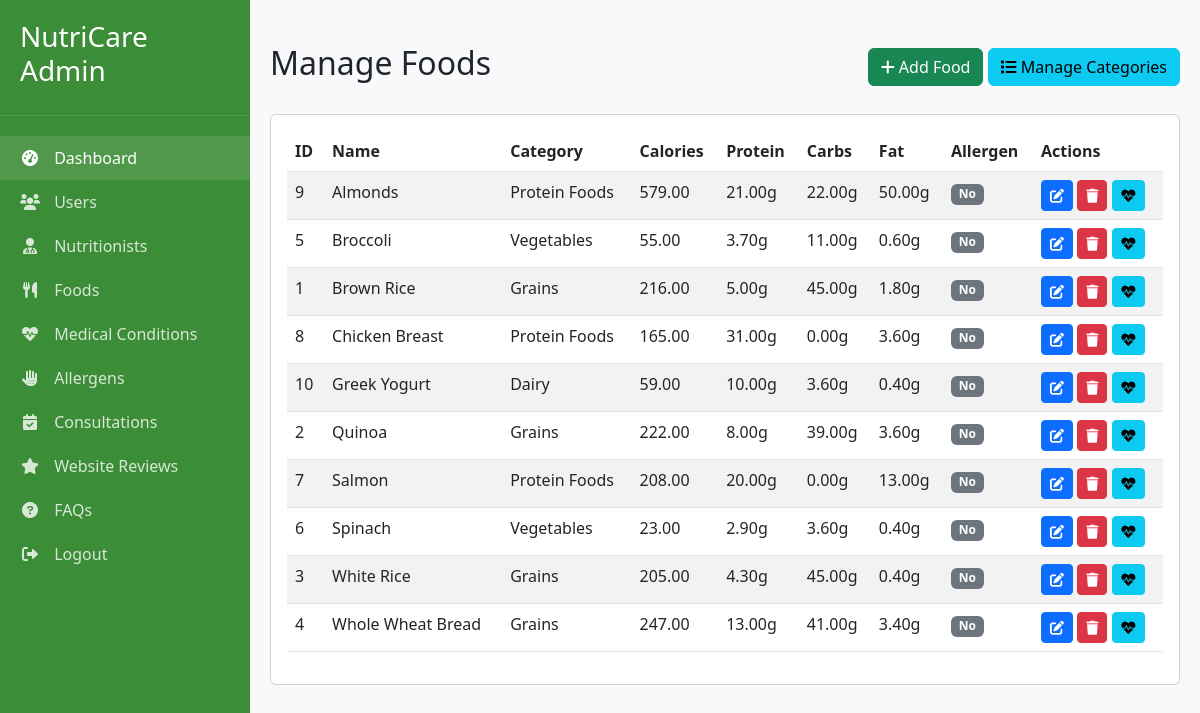
/admin_foods.php (signed in), run on an earlier commit of the app's database.
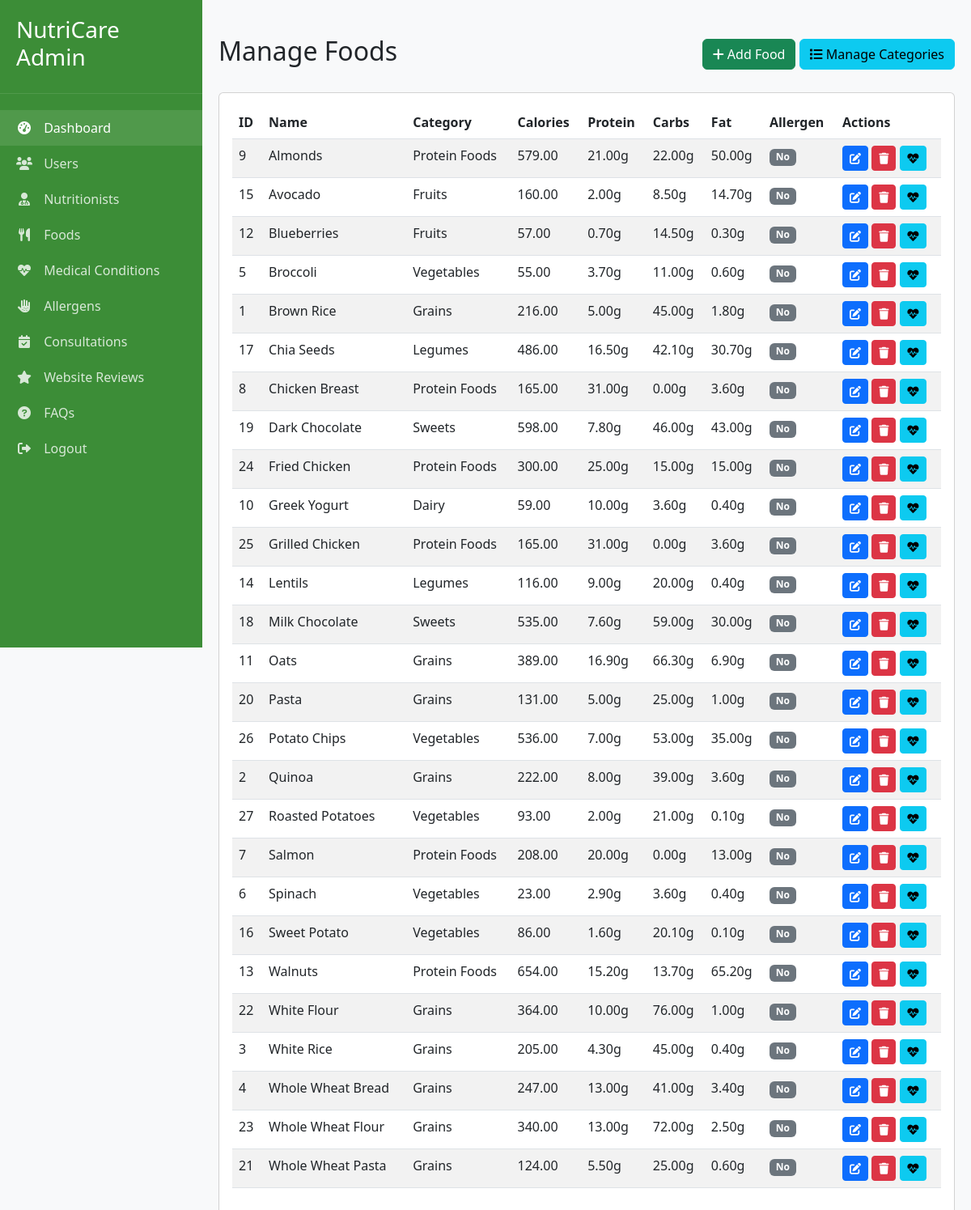
And on a later commit of the database.
### tables this page shows
CREATE TABLE foods (
    food_id INT AUTO_INCREMENT PRIMARY KEY,
    name VARCHAR(100) NOT NULL,
    description TEXT,
    category_id INT,
    calories DECIMAL(6,2),
    protein DECIMAL(6,2),
    carbs DECIMAL(6,2),
    fat DECIMAL(6,2),
    fiber DECIMAL(6,2),
    sodium DECIMAL(6,2),
    sugar DECIMAL(6,2),
    glycemic_index INT,
    image_url VARCHAR(255),
    is_common_allergen BOOLEAN DEFAULT FALSE,
    created_at TIMESTAMP DEFAULT CURRENT_TIMESTAMP,
    updated_at TIMESTAMP DEFAULT CURRENT_TIMESTAMP ON UPDATE CURRENT_TIMESTAMP,
    FOREIGN KEY (category_id) REFERENCES food_categories(category_id)
);

CREATE TABLE food_categories (
    category_id INT AUTO_INCREMENT PRIMARY KEY,
    name VARCHAR(100) NOT NULL,
    description TEXT,
    image_url VARCHAR(255),
    created_at TIMESTAMP DEFAULT CURRENT_TIMESTAMP
);

### admin_foods.php (the view, shortened to what this page needs)
<?php
require_once 'config.php';
$foods = $conn->query("
    SELECT f.*, fc.name as category_name
    FROM foods f
    LEFT JOIN food_categories fc ON f.category_id = fc.category_id
    ORDER BY f.name
")->fetchAll();
?>
<!DOCTYPE html>
<html lang="en">
<head>
    <link href="https://cdn.jsdelivr.net/npm/bootstrap@5.3.0/dist/css/bootstrap.min.css" rel="stylesheet">
    <link rel="stylesheet" href="https://cdnjs.cloudflare.com/ajax/libs/font-awesome/6.0.0/css/all.min.css">
</head>
<body>
    <div class="sidebar">
        <div class="sidebar-header">
            <h3>NutriCare Admin</h3>
        </div>
        <div class="sidebar-menu">
            <a href="admin_dashboard.php" class="active"><i class="fas fa-tachometer-alt"></i> Dashboard</a>
            <a href="admin_users.php"><i class="fas fa-users"></i> Users</a>
            <a href="admin_nutritionists.php"><i class="fas fa-user-md"></i> Nutritionists</a>
            <a href="admin_foods.php"><i class="fas fa-utensils"></i> Foods</a>
            <a href="admin_conditions.php"><i class="fas fa-heartbeat"></i> Medical Conditions</a>
            <a href="admin_allergens.php"><i class="fas fa-allergies"></i> Allergens</a>
            <a href="admin_consultations.php"><i class="fas fa-calendar-check"></i> Consultations</a>
            <a href="admin_reviews.php"><i class="fas fa-star"></i> Website Reviews</a>
            <a href="admin_faqs.php"><i class="fas fa-question-circle"></i> FAQs</a>
            <a href="admin_logout.php"><i class="fas fa-sign-out-alt"></i> Logout</a>
        </div>
    </div>
    <nav class="navbar-admin">
        <div class="d-flex justify-content-between w-100">
            <div>
                <span class="text-muted">Welcome, Admin</span>
            </div>
        </div>
    </nav>
    <div class="main-content">
        <div class="d-flex justify-content-between align-items-center mb-4">
            <h2>Manage Foods</h2>
            <div>
                <a href="admin_food_add.php" class="btn btn-success">
                    <i class="fas fa-plus"></i> Add Food
                </a>
                <a href="admin_food_categories.php" class="btn btn-info">
                    <i class="fas fa-list"></i> Manage Categories
                </a>
            </div>
        </div>
        <div class="card">
            <div class="card-body">
                <div class="table-responsive">
                    <table class="table table-striped table-hover">
                        <thead>
                            <tr>
                                <th>ID</th>
                                <th>Name</th>
                                <th>Category</th>
                                <th>Calories</th>
                                <th>Protein</th>
                                <th>Carbs</th>
                                <th>Fat</th>
                                <th>Allergen</th>
                                <th>Actions</th>
                            </tr>
                        </thead>
                        <tbody>
                            <?php foreach ($foods as $food): ?>
                                <tr>
                                    <td><?php echo $food['food_id']; ?></td>
                                    <td><?php echo htmlspecialchars($food['name']); ?></td>
                                    <td><?php echo $food['category_name'] ?: '-'; ?></td>
                                    <td><?php echo $food['calories']; ?></td>
                                    <td><?php echo $food['protein']; ?>g</td>
                                    <td><?php echo $food['carbs']; ?>g</td>
                                    <td><?php echo $food['fat']; ?>g</td>
                                    <td>
                                        <?php if ($food['is_common_allergen']): ?>
                                            <span class="badge bg-danger">Yes</span>
                                        <?php else: ?>
                                            <span class="badge bg-secondary">No</span>
                                        <?php endif; ?>
                                    </td>
                                    <td>
                                        <a href="admin_food_edit.php?id=<?php echo $food['food_id']; ?>" class="btn btn-sm btn-primary">
                                            <i class="fas fa-edit"></i>
                                        </a>
                                        <a href="admin_foods.php?delete=<?php echo $food['food_id']; ?>" class="btn btn-sm btn-danger" onclick="return confirm('Are you sure you want to delete this food item?')">
                                            <i class="fas fa-trash"></i>
                                        </a>
                                        <a href="admin_food_recommendations.php?id=<?php echo $food['food_id']; ?>" class="btn btn-sm btn-info">
                                            <i class="fas fa-heartbeat"></i>
                                        </a>
                                    </td>
                                </tr>
                            <?php endforeach; ?>
                        </tbody>
                    </table>
                </div>
            </div>
        </div>
    </div>
</body>
</html>

### admin_foods.php (style rules this page uses)
:root { --green-light: #E3F4E1; --green: #5FB65A; --green-dark: #3C8D37; --sidebar-width: 250px; }
body { background-color: #f8f9fa; }
.sidebar { width: var(--sidebar-width); height: 100vh; position: fixed; left: 0; top: 0; background-color: var(--green-dark); color: white; padding: 20px 0; transition: all 0.3s; }
.sidebar-header { padding: 0 20px 20px; border-bottom: 1px solid rgba(255,255,255,0.1); }
.sidebar-menu { padding: 20px 0; }
.sidebar-menu a { display: block; padding: 10px 20px; color: rgba(255,255,255,0.8); text-decoration: none; transition: all 0.3s; }
.sidebar-menu a:hover, .sidebar-menu a.active { color: white; background-color: rgba(255,255,255,0.1); }
.sidebar-menu a i { margin-right: 10px; width: 20px; text-align: center; }
.main-content { margin-left: var(--sidebar-width); padding: 20px; transition: all 0.3s; }

What changed in the data, as far as the page shows it:
added foods: food_id "15", name "Avocado", category.name "Fruits", calories "160.00", protein "2.00", carbs "8.50", fat "14.70", is_common_allergen "No"
added foods: food_id "12", name "Blueberries", category.name "Fruits", calories "57.00", protein "0.70", carbs "14.50", fat "0.30", is_common_allergen "No"
added foods: food_id "17", name "Chia Seeds", category.name "Legumes", calories "486.00", protein "16.50", carbs "42.10", fat "30.70", is_common_allergen "No"
added foods: food_id "19", name "Dark Chocolate", category.name "Sweets", calories "598.00", protein "7.80", carbs "46.00", fat "43.00", is_common_allergen "No"
added foods: food_id "24", name "Fried Chicken", category.name "Protein Foods", calories "300.00", protein "25.00", carbs "15.00", fat "15.00", is_common_allergen "No"
added foods: food_id "25", name "Grilled Chicken", category.name "Protein Foods", calories "165.00", protein "31.00", carbs "0.00", fat "3.60", is_common_allergen "No"
added foods: food_id "14", name "Lentils", category.name "Legumes", calories "116.00", protein "9.00", carbs "20.00", fat "0.40", is_common_allergen "No"
added foods: food_id "18", name "Milk Chocolate", category.name "Sweets", calories "535.00", protein "7.60", carbs "59.00", fat "30.00", is_common_allergen "No"
added foods: food_id "11", name "Oats", category.name "Grains", calories "389.00", protein "16.90", carbs "66.30", fat "6.90", is_common_allergen "No"
added foods: food_id "20", name "Pasta", category.name "Grains", calories "131.00", protein "5.00", carbs "25.00", fat "1.00", is_common_allergen "No"
added foods: food_id "26", name "Potato Chips", category.name "Vegetables", calories "536.00", protein "7.00", carbs "53.00", fat "35.00", is_common_allergen "No"
added foods: food_id "27", name "Roasted Potatoes", category.name "Vegetables", calories "93.00", protein "2.00", carbs "21.00", fat "0.10", is_common_allergen "No"
added foods: food_id "16", name "Sweet Potato", category.name "Vegetables", calories "86.00", protein "1.60", carbs "20.10", fat "0.10", is_common_allergen "No"
added foods: food_id "13", name "Walnuts", category.name "Protein Foods", calories "654.00", protein "15.20", carbs "13.70", fat "65.20", is_common_allergen "No"
added foods: food_id "22", name "White Flour", category.name "Grains", calories "364.00", protein "10.00", carbs "76.00", fat "1.00", is_common_allergen "No"
added foods: food_id "23", name "Whole Wheat Flour", category.name "Grains", calories "340.00", protein "13.00", carbs "72.00", fat "2.50", is_common_allergen "No"
added foods: food_id "21", name "Whole Wheat Pasta", category.name "Grains", calories "124.00", protein "5.50", carbs "25.00", fat "0.60", is_common_allergen "No"
